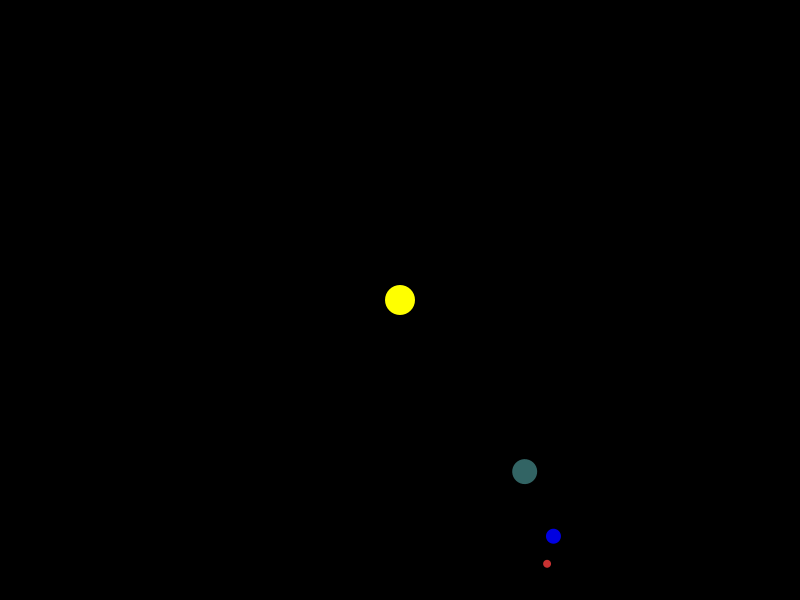
Frame 1 (no input)
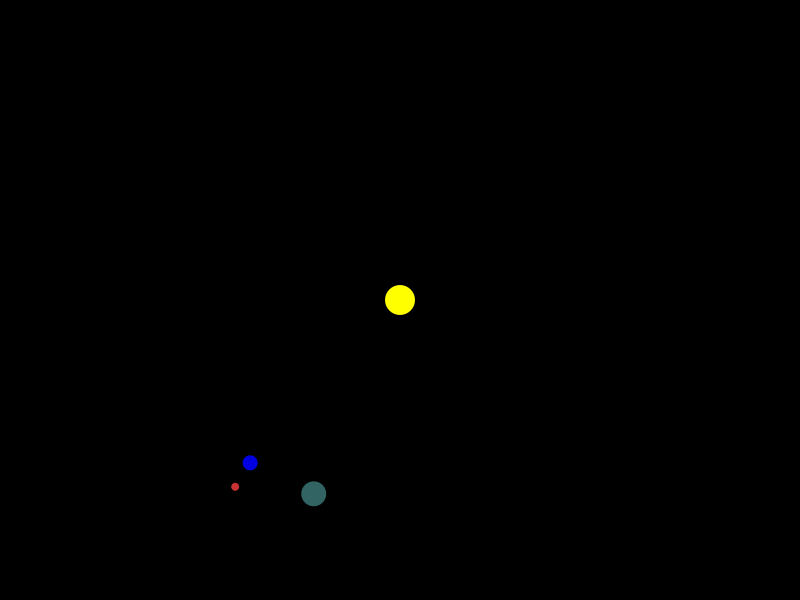
Frame 60 (the mouse pressed at the canvas centre just before this capture)
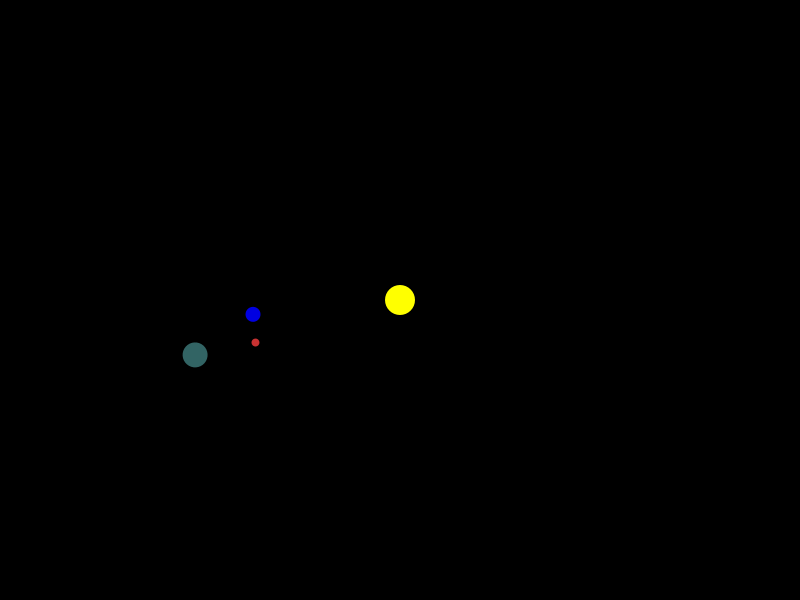
Frame 120 (the mouse held since frame 60 and released just before this capture)

The Processing sketch that drew these frames (run headless with seeded random() and noise(); from frame 60 on, the mouse is pressed at the canvas centre):

// Processing sketch: processing_114677
// ── processing_114677.pde

void setup(){
  background(0);
  size(800,600);
}


void drawSun(){
  translate (400,300);
  noStroke();
  fill(255, 255, 0);
  ellipse (0,0, 30, 30);
  rotate(radians(millis()/20));
}

void drawEarth(){
  translate (150,150);
  noStroke();
  fill(50,100,100);
  ellipse(0,0,25,25);
  rotate(radians(millis ()/15));
}

void drawMoon(){
  translate(50,50);
  noStroke();
  fill(0,0,225);
  ellipse(0,0,15,15);
  rotate(radians(millis ()/5));
}

void drawSatellite(){
  translate(20,20);
  noStroke();
  fill(200,50,50);
  ellipse(0,0,8,8);
  rotate(radians(millis ()/1));
}

void draw(){
  background (0);
  drawSun();
  drawEarth();
  drawMoon(); 
  drawSatellite();
}
